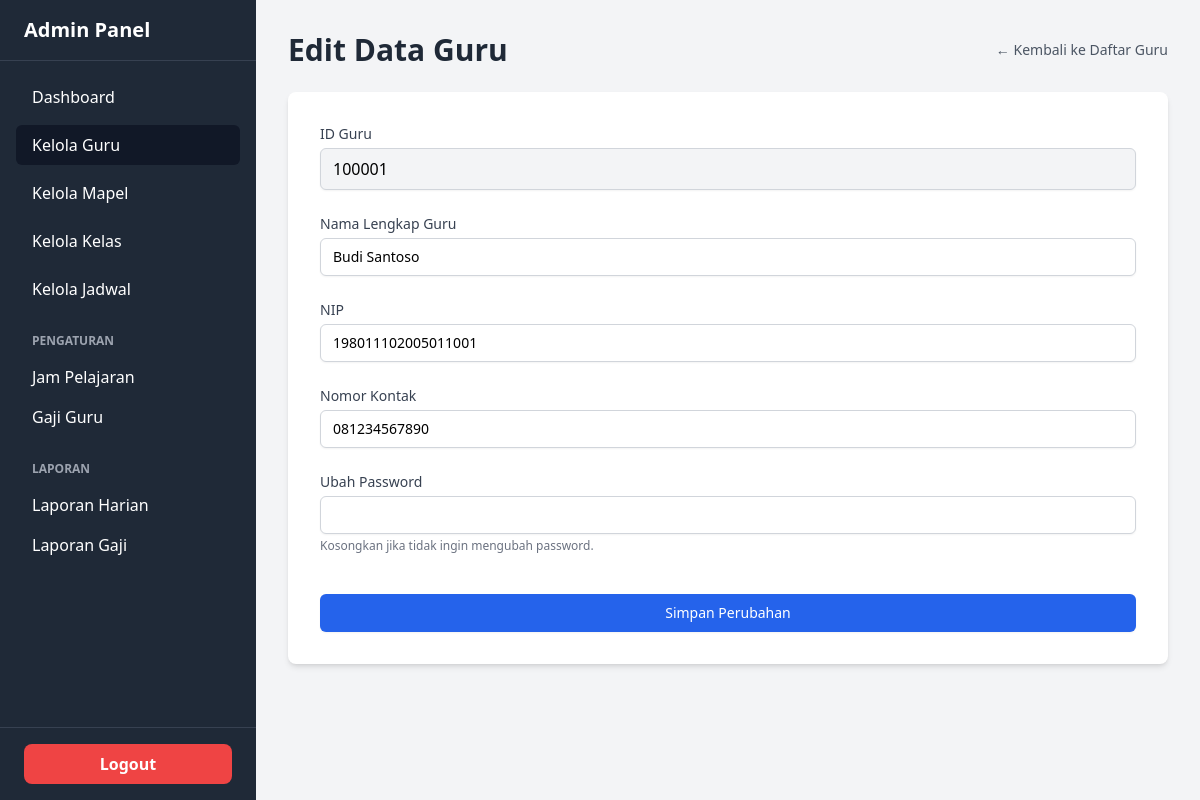
The page /admin/guru/edit.php?id=100001 (signed in) on the database its author committed.
### tables this page shows
CREATE TABLE `guru` (
  `id_guru` int(6) UNSIGNED ZEROFILL NOT NULL,
  `nama_guru` varchar(100) NOT NULL,
  `nip` varchar(50) DEFAULT NULL,
  `kontak` varchar(20) DEFAULT NULL,
  `password` varchar(255) NOT NULL
);

### admin/guru/edit.php (the view, shortened to what this page needs)
<?php
require __DIR__ . '/../templates/header.php';
require __DIR__ . '/../../config/database.php';
$id_guru = $_GET['id'] ?? 0;
$query = $koneksi->prepare("SELECT id_guru, nama_guru, nip, kontak FROM guru WHERE id_guru = ?");
$query->bind_param('i', $id_guru);
$query->execute();
$result = $query->get_result();
$guru = $result->fetch_assoc();
?>
<div class="flex justify-between items-center mb-6">
    <h1 class="text-3xl font-bold text-gray-800">Edit Data Guru</h1>
    <a href="index.php" class="text-sm font-medium text-gray-600 hover:text-blue-500 transition">
        &larr; Kembali ke Daftar Guru
    </a>
</div>
<div class="bg-white p-8 rounded-lg shadow-md">
    <form action="proses.php?aksi=edit" method="POST">
        <div class="space-y-6">
            <div>
                <label class="block text-sm font-medium text-gray-700">ID Guru</label>
                <input type="text" value="<?= htmlspecialchars($guru['id_guru']) ?>" disabled
                       class="mt-1 block w-full px-3 py-2 bg-gray-100 border border-gray-300 rounded-md shadow-sm">
            </div>
            <div>
                <label for="nama_guru" class="block text-sm font-medium text-gray-700">Nama Lengkap Guru</label>
                <input type="text" id="nama_guru" name="nama_guru" required value="<?= htmlspecialchars($guru['nama_guru']) ?>"
                       class="mt-1 block w-full px-3 py-2 bg-white border border-gray-300 rounded-md shadow-sm focus:outline-none focus:ring-blue-500 focus:border-blue-500 sm:text-sm">
            </div>
            <div>
                <label for="nip" class="block text-sm font-medium text-gray-700">NIP</label>
                <input type="text" id="nip" name="nip" value="<?= htmlspecialchars($guru['nip'] ?? '') ?>"
                       class="mt-1 block w-full px-3 py-2 bg-white border border-gray-300 rounded-md shadow-sm focus:outline-none focus:ring-blue-500 focus:border-blue-500 sm:text-sm">
            </div>
            <div>
                <label for="kontak" class="block text-sm font-medium text-gray-700">Nomor Kontak</label>
                <input type="text" id="kontak" name="kontak" value="<?= htmlspecialchars($guru['kontak'] ?? '') ?>"
                       class="mt-1 block w-full px-3 py-2 bg-white border border-gray-300 rounded-md shadow-sm focus:outline-none focus:ring-blue-500 focus:border-blue-500 sm:text-sm">
            </div>
            <div>
                <label for="password" class="block text-sm font-medium text-gray-700">Ubah Password</label>
                <input type="password" id="password" name="password"
                       class="mt-1 block w-full px-3 py-2 bg-white border border-gray-300 rounded-md shadow-sm focus:outline-none focus:ring-blue-500 focus:border-blue-500 sm:text-sm">
                <p class="mt-1 text-xs text-gray-500">Kosongkan jika tidak ingin mengubah password.</p>
            </div>
            <div class="pt-4">
                <button type="submit"
                        class="w-full flex justify-center py-2 px-4 border border-transparent rounded-md shadow-sm text-sm font-medium text-white bg-blue-600 hover:bg-blue-700 focus:outline-none focus:ring-2 focus:ring-offset-2 focus:ring-blue-500">
                    Simpan Perubahan
                </button>
            </div>
        </div>
    </form>
</div>
<?php
require __DIR__ . '/../templates/footer.php';
?>

### rows shown on the page
guru: id_guru "100001", nama_guru "Budi Santoso", nip "198011102005011001", kontak "081234567890"
